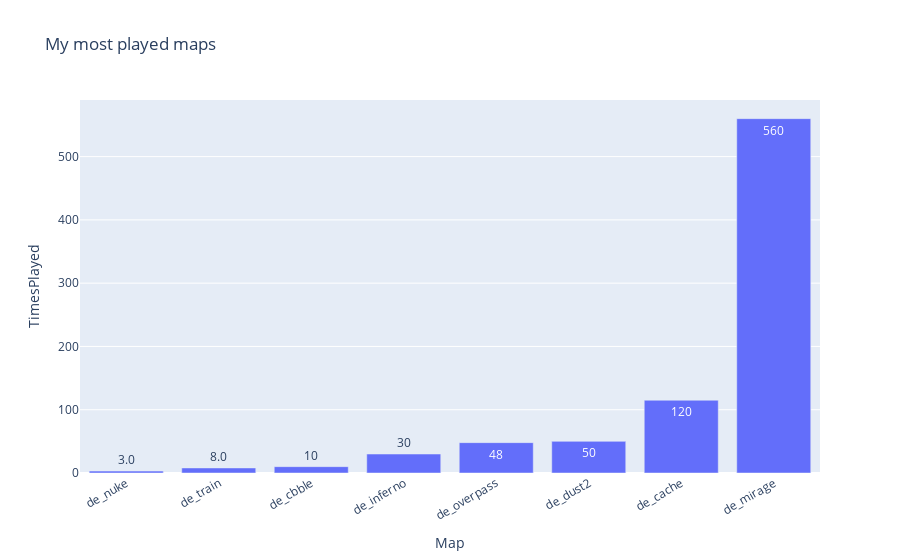

The notebook cell saved with this chart:
### Code cell
data = Maps_me.sort_values(by = "TimesPlayed")

fig = px.bar(data, y="TimesPlayed", x=data.index,
            text_auto = ".2s",
            title="My most played maps"
            )
fig.update_layout(xaxis_tickangle=-30)

fig.show()

### Figure 1 — Plotly figure (JSON) as saved in the notebook; plotly's stock layout.template omitted (floating-point values rounded to 4 significant figures)
{"data": [{"alignmentgroup": "True", "hovertemplate": "Map=%{x}<br>TimesPlayed=%{y}<extra></extra>", "legendgroup": "", "marker": {"color": "#636efa", "pattern": {"shape": ""}}, "name": "", "offsetgroup": "", "orientation": "v", "showlegend": false, "textposition": "auto", "texttemplate": "%{y:.2s}", "type": "bar", "x": ["de_nuke", "de_train", "de_cbble", "de_inferno", "de_overpass", "de_dust2", "de_cache", "de_mirage"], "xaxis": "x", "y": [3, 8, 10, 30, 48, 50, 115, 560], "yaxis": "y"}], "layout": {"barmode": "relative", "legend": {"tracegroupgap": 0}, "title": {"text": "My most played maps"}, "xaxis": {"anchor": "y", "domain": [0, 1], "tickangle": -30, "title": {"text": "Map"}}, "yaxis": {"anchor": "x", "domain": [0, 1], "title": {"text": "TimesPlayed"}}}}
